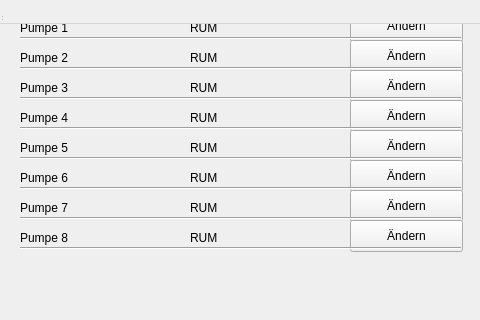
<?xml version="1.0" encoding="UTF-8"?>
<ui version="4.0">
 <class>PumpConfig</class>
 <widget class="QWidget" name="PumpConfig">
  <property name="geometry">
   <rect>
    <x>0</x>
    <y>0</y>
    <width>480</width>
    <height>320</height>
   </rect>
  </property>
  <property name="windowTitle">
   <string>Pumpenkonfiguration</string>
  </property>
  <widget class="QWidget" name="centralwidget">
   <widget class="QPushButton" name="pushButton">
    <property name="geometry">
     <rect>
      <x>350</x>
      <y>10</y>
      <width>113</width>
      <height>32</height>
     </rect>
    </property>
    <property name="text">
     <string>Ändern</string>
    </property>
   </widget>
   <widget class="QPushButton" name="pushButton_2">
    <property name="geometry">
     <rect>
      <x>350</x>
      <y>40</y>
      <width>113</width>
      <height>32</height>
     </rect>
    </property>
    <property name="text">
     <string>Ändern</string>
    </property>
   </widget>
   <widget class="QPushButton" name="pushButton_3">
    <property name="geometry">
     <rect>
      <x>350</x>
      <y>70</y>
      <width>113</width>
      <height>32</height>
     </rect>
    </property>
    <property name="text">
     <string>Ändern</string>
    </property>
   </widget>
   <widget class="QPushButton" name="pushButton_4">
    <property name="geometry">
     <rect>
      <x>350</x>
      <y>100</y>
      <width>113</width>
      <height>32</height>
     </rect>
    </property>
    <property name="text">
     <string>Ändern</string>
    </property>
   </widget>
   <widget class="QPushButton" name="pushButton_5">
    <property name="geometry">
     <rect>
      <x>350</x>
      <y>130</y>
      <width>113</width>
      <height>32</height>
     </rect>
    </property>
    <property name="text">
     <string>Ändern</string>
    </property>
   </widget>
   <widget class="QPushButton" name="pushButton_6">
    <property name="geometry">
     <rect>
      <x>350</x>
      <y>160</y>
      <width>113</width>
      <height>32</height>
     </rect>
    </property>
    <property name="text">
     <string>Ändern</string>
    </property>
   </widget>
   <widget class="QPushButton" name="pushButton_7">
    <property name="geometry">
     <rect>
      <x>350</x>
      <y>190</y>
      <width>113</width>
      <height>32</height>
     </rect>
    </property>
    <property name="text">
     <string>Ändern</string>
    </property>
   </widget>
   <widget class="QPushButton" name="pushButton_8">
    <property name="geometry">
     <rect>
      <x>350</x>
      <y>220</y>
      <width>113</width>
      <height>32</height>
     </rect>
    </property>
    <property name="text">
     <string>Ändern</string>
    </property>
   </widget>
   <widget class="Line" name="line">
    <property name="geometry">
     <rect>
      <x>20</x>
      <y>30</y>
      <width>441</width>
      <height>16</height>
     </rect>
    </property>
    <property name="orientation">
     <enum>Qt::Horizontal</enum>
    </property>
   </widget>
   <widget class="Line" name="line_2">
    <property name="geometry">
     <rect>
      <x>20</x>
      <y>60</y>
      <width>441</width>
      <height>16</height>
     </rect>
    </property>
    <property name="orientation">
     <enum>Qt::Horizontal</enum>
    </property>
   </widget>
   <widget class="Line" name="line_3">
    <property name="geometry">
     <rect>
      <x>20</x>
      <y>90</y>
      <width>441</width>
      <height>16</height>
     </rect>
    </property>
    <property name="orientation">
     <enum>Qt::Horizontal</enum>
    </property>
   </widget>
   <widget class="Line" name="line_4">
    <property name="geometry">
     <rect>
      <x>20</x>
      <y>120</y>
      <width>441</width>
      <height>16</height>
     </rect>
    </property>
    <property name="orientation">
     <enum>Qt::Horizontal</enum>
    </property>
   </widget>
   <widget class="Line" name="line_5">
    <property name="geometry">
     <rect>
      <x>20</x>
      <y>150</y>
      <width>441</width>
      <height>16</height>
     </rect>
    </property>
    <property name="orientation">
     <enum>Qt::Horizontal</enum>
    </property>
   </widget>
   <widget class="Line" name="line_6">
    <property name="geometry">
     <rect>
      <x>20</x>
      <y>180</y>
      <width>441</width>
      <height>16</height>
     </rect>
    </property>
    <property name="orientation">
     <enum>Qt::Horizontal</enum>
    </property>
   </widget>
   <widget class="Line" name="line_7">
    <property name="geometry">
     <rect>
      <x>20</x>
      <y>210</y>
      <width>441</width>
      <height>16</height>
     </rect>
    </property>
    <property name="orientation">
     <enum>Qt::Horizontal</enum>
    </property>
   </widget>
   <widget class="Line" name="line_8">
    <property name="geometry">
     <rect>
      <x>20</x>
      <y>240</y>
      <width>441</width>
      <height>16</height>
     </rect>
    </property>
    <property name="orientation">
     <enum>Qt::Horizontal</enum>
    </property>
   </widget>
   <widget class="QLabel" name="label">
    <property name="geometry">
     <rect>
      <x>20</x>
      <y>20</y>
      <width>60</width>
      <height>16</height>
     </rect>
    </property>
    <property name="text">
     <string>Pumpe 1</string>
    </property>
   </widget>
   <widget class="QLabel" name="label1">
    <property name="geometry">
     <rect>
      <x>190</x>
      <y>20</y>
      <width>60</width>
      <height>16</height>
     </rect>
    </property>
    <property name="text">
     <string>RUM</string>
    </property>
   </widget>
   <widget class="QLabel" name="label_3">
    <property name="geometry">
     <rect>
      <x>20</x>
      <y>50</y>
      <width>60</width>
      <height>16</height>
     </rect>
    </property>
    <property name="text">
     <string>Pumpe 2</string>
    </property>
   </widget>
   <widget class="QLabel" name="label2">
    <property name="geometry">
     <rect>
      <x>190</x>
      <y>50</y>
      <width>60</width>
      <height>16</height>
     </rect>
    </property>
    <property name="text">
     <string>RUM</string>
    </property>
   </widget>
   <widget class="QLabel" name="label_5">
    <property name="geometry">
     <rect>
      <x>20</x>
      <y>80</y>
      <width>60</width>
      <height>16</height>
     </rect>
    </property>
    <property name="text">
     <string>Pumpe 3</string>
    </property>
   </widget>
   <widget class="QLabel" name="label3">
    <property name="geometry">
     <rect>
      <x>190</x>
      <y>80</y>
      <width>60</width>
      <height>16</height>
     </rect>
    </property>
    <property name="text">
     <string>RUM</string>
    </property>
   </widget>
   <widget class="QLabel" name="label_7">
    <property name="geometry">
     <rect>
      <x>20</x>
      <y>110</y>
      <width>60</width>
      <height>16</height>
     </rect>
    </property>
    <property name="text">
     <string>Pumpe 4</string>
    </property>
   </widget>
   <widget class="QLabel" name="label4">
    <property name="geometry">
     <rect>
      <x>190</x>
      <y>110</y>
      <width>60</width>
      <height>16</height>
     </rect>
    </property>
    <property name="text">
     <string>RUM</string>
    </property>
   </widget>
   <widget class="QLabel" name="label_9">
    <property name="geometry">
     <rect>
      <x>20</x>
      <y>140</y>
      <width>60</width>
      <height>16</height>
     </rect>
    </property>
    <property name="text">
     <string>Pumpe 5</string>
    </property>
   </widget>
   <widget class="QLabel" name="label5">
    <property name="geometry">
     <rect>
      <x>190</x>
      <y>140</y>
      <width>60</width>
      <height>16</height>
     </rect>
    </property>
    <property name="text">
     <string>RUM</string>
    </property>
   </widget>
   <widget class="QLabel" name="label_11">
    <property name="geometry">
     <rect>
      <x>20</x>
      <y>170</y>
      <width>60</width>
      <height>16</height>
     </rect>
    </property>
    <property name="text">
     <string>Pumpe 6</string>
    </property>
   </widget>
   <widget class="QLabel" name="label6">
    <property name="geometry">
     <rect>
      <x>190</x>
      <y>170</y>
      <width>60</width>
      <height>16</height>
     </rect>
    </property>
    <property name="text">
     <string>RUM</string>
    </property>
   </widget>
   <widget class="QLabel" name="label_13">
    <property name="geometry">
     <rect>
      <x>20</x>
      <y>200</y>
      <width>60</width>
      <height>16</height>
     </rect>
    </property>
    <property name="text">
     <string>Pumpe 7</string>
    </property>
   </widget>
   <widget class="QLabel" name="label7">
    <property name="geometry">
     <rect>
      <x>190</x>
      <y>200</y>
      <width>60</width>
      <height>16</height>
     </rect>
    </property>
    <property name="text">
     <string>RUM</string>
    </property>
   </widget>
   <widget class="QLabel" name="label_15">
    <property name="geometry">
     <rect>
      <x>20</x>
      <y>230</y>
      <width>60</width>
      <height>16</height>
     </rect>
    </property>
    <property name="text">
     <string>Pumpe 8</string>
    </property>
   </widget>
   <widget class="QLabel" name="label8">
    <property name="geometry">
     <rect>
      <x>190</x>
      <y>230</y>
      <width>60</width>
      <height>16</height>
     </rect>
    </property>
    <property name="text">
     <string>RUM</string>
    </property>
   </widget>
  </widget>
  <widget class="QMenuBar" name="menubar">
   <property name="geometry">
    <rect>
     <x>0</x>
     <y>0</y>
     <width>480</width>
     <height>24</height>
    </rect>
   </property>
  </widget>
  <widget class="QStatusBar" name="statusbar"/>
 </widget>
 <resources/>
 <connections/>
</ui>
